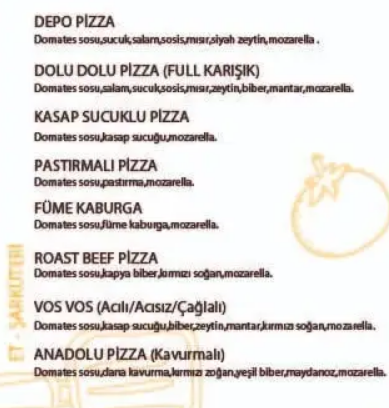
#> input picture Python/ImagesQuery/resim3.png, 389 x 408 px, found by its file name
$ python yaziokuma.py
#> lines starting #> are read from the running program, lines starting #| are printed output that depends on the picture; after the words box and inside, x2 and y2 are one past the last pixel; in counts of white or black regions, pixels touching at a corner belong together
import cv2
import numpy as np

from PIL import Image
import pytesseract

pytesseract.pytesseract.tesseract_cmd="C:\\Program Files (x86)\\Tesseract-OCR\\tesseract.exe"

kaynak=""

def metinOku(resim_yolu):
#> called with resim_yolu = 'resim3.png'
    image=cv2.imread(resim_yolu)
#> image is the input picture: shape (408, 389, 3); mean B, G, R 225.3, 227.9, 231

    image=cv2.cvtColor(image,cv2.COLOR_BGR2GRAY)
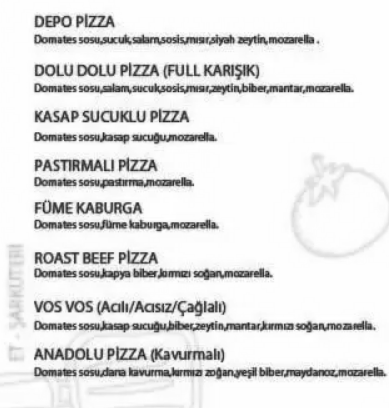
#> image: shape (408, 389); min 16, max 255, mean 228.6


    kernel=np.ones((1,1),np.uint8)
    image=cv2.erode(image,kernel,iterations=1)
    image=cv2.dilate(image,kernel,iterations=1)


    image=cv2.adaptiveThreshold(image,255,cv2.ADAPTIVE_THRESH_GAUSSIAN_C,cv2.THRESH_BINARY,31,2)
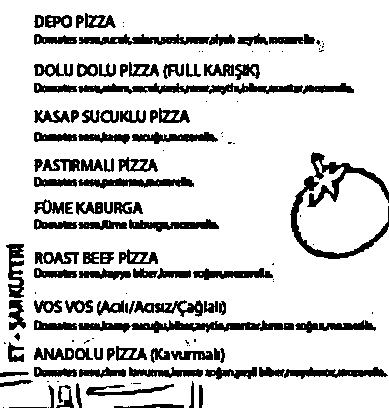
#> image: shape (408, 389); 82.8% white; 138 black regions (43 under 20 px), largest, box (x1, y1, x2, y2) and area: (290, 152, 389, 259) 2178, (78, 83, 354, 95) 1694, (78, 320, 294, 333) 1441
    cv2.imwrite(kaynak+'temizlenmisResim.png',image)

#> (the run stopped early here; a loop or call above may not have finished)

$ run again, with Python/ImagesQuery/resim2.png copied over Python/ImagesQuery/resim3.png
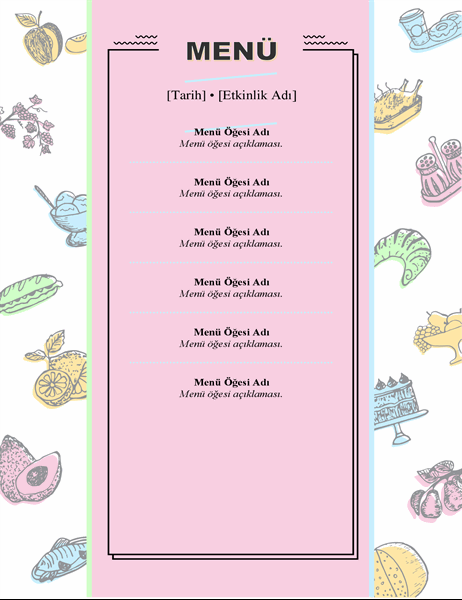
#> input picture Python/ImagesQuery/resim2.png, 462 x 600 px, found by its file name
#> in metinOku, image is the input picture: shape (600, 462, 3); mean B, G, R 222.8, 214.4, 236.6
#> in metinOku, `image=cv2.cvtColor(image,cv2.COLOR_BGR2GRAY)`:
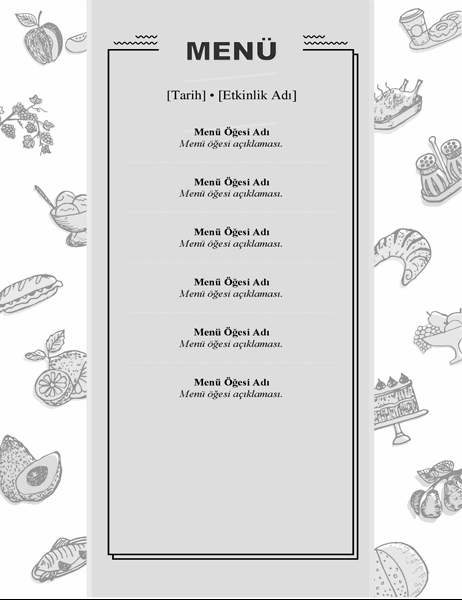
#> image: shape (600, 462); min 0, max 254, mean 221.8
#> in metinOku, `image=cv2.adaptiveThreshold(image,255,cv2.ADAPTIVE_THRESH_GAUSSIAN_C,c..`:
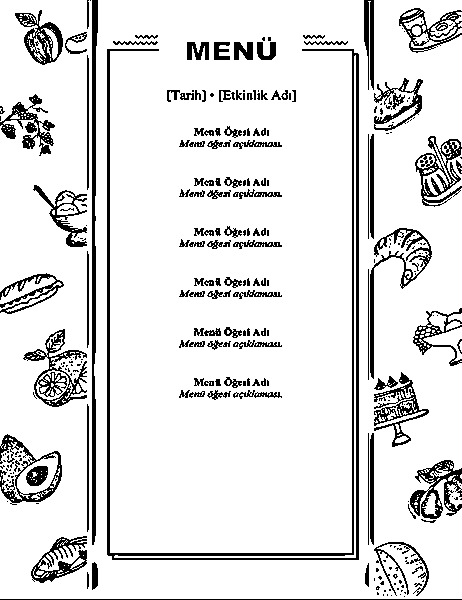
#> image: shape (600, 462); 88.1% white; 280 black regions (153 under 20 px), largest, box (x1, y1, x2, y2) and area: (107, 49, 359, 560) 5463, (92, 0, 98, 545) 2144, (23, 329, 87, 407) 1422

$ run again, with Python/ImagesQuery/resim4.png copied over Python/ImagesQuery/resim3.png
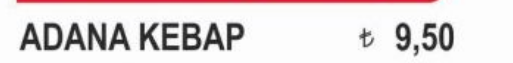
#> input picture Python/ImagesQuery/resim4.png, 513 x 63 px, found by its file name
#> in metinOku, image is the input picture: shape (63, 513, 3); mean B, G, R 220, 219.3, 226.1
#> in metinOku, `image=cv2.cvtColor(image,cv2.COLOR_BGR2GRAY)`:
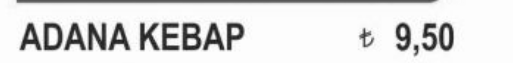
#> image: shape (63, 513); min 22, max 255, mean 221.4
#> in metinOku, `image=cv2.adaptiveThreshold(image,255,cv2.ADAPTIVE_THRESH_GAUSSIAN_C,c..`:
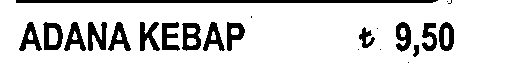
#> image: shape (63, 513); 83.3% white; 23 black regions (7 under 20 px), largest, box (x1, y1, x2, y2) and area: (16, 0, 438, 3) 1259, (88, 22, 107, 51) 343, (182, 23, 201, 51) 342
